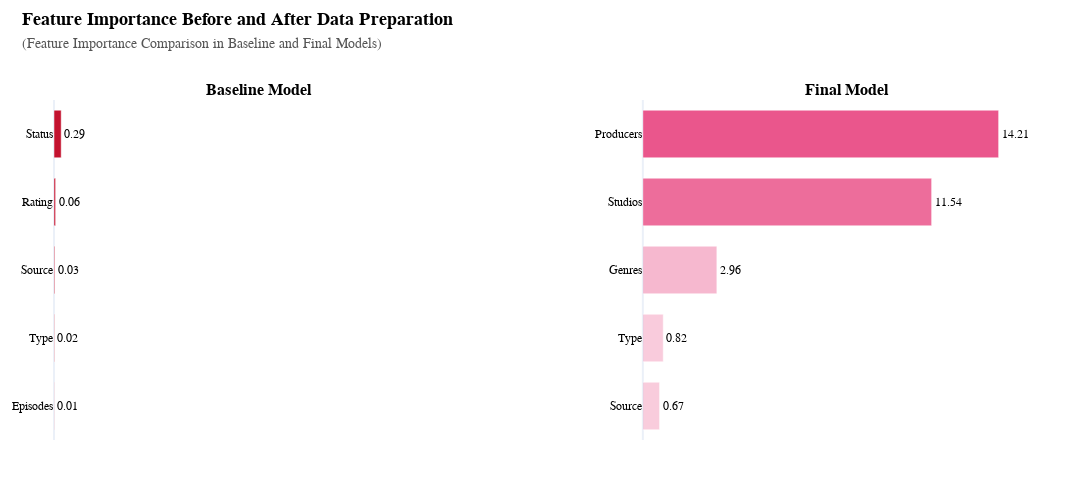

Write notebook code for a chart like this one.
### Markdown cell above
### **2. Feature Importance (based on Linear Regression Coefficients)**

After preprocessing, the model shifts from using weak signals (e.g., *Status*, *Rating*) in the baseline to much stronger and more meaningful features:

- `Producers` and `Studios` become the dominant predictors, showing that production teams carry major influence on anime quality and final scores.
- `Genres`, `Source`, and `Type` also gain importance once properly encoded.
- **Data preparation** unlocks the true predictive power of categorical and multi-label features, giving the final model much clearer and stronger feature signals than the baseline.

### Code cell
# Create Subplot with 1 row, 2 columns
fig = make_subplots(
    rows=1, cols=2,
    subplot_titles=(
        '<b>Baseline Model</b>',
        '<b>Final Model</b>'
    ),
    horizontal_spacing=0.3,
    vertical_spacing=0.1
)

# === FIGURE 1: BASELINE MODEL ===
feature_name = X_train_base.columns.tolist()
coefs_base = model_base.coef_

coef_df_base = pd.DataFrame({
    "feature": feature_name,
    "coef": coefs_base,
})

coef_df_base["abs_coef"] = coef_df_base["coef"].abs()

original_features = ['Genres', 'Type', 'Episodes', 'Status', 'Producers', 
                     'Studios', 'Source', 'Rating', 'Aired Year', 'Aired Month', 'Duration Minutes']

feature_to_original_group_base = {}
for feature in feature_name:
    assigned = False
    for orig_feat in original_features:
        if (feature == orig_feat or 
            feature.startswith(orig_feat + '_') or 
            feature.startswith(orig_feat + '__') or
            orig_feat in feature):
            feature_to_original_group_base[feature] = orig_feat
            assigned = True
            break
    if not assigned:
        feature_to_original_group_base[feature] = "Other"

coef_df_base["original_group"] = coef_df_base["feature"].map(feature_to_original_group_base)
group_importance_base = coef_df_base.groupby("original_group")["abs_coef"].sum().sort_values(ascending=False)
group_importance_df_base = group_importance_base.head(5).reset_index()
group_importance_df_base.columns = ["original_group", "total_importance"]

# Add baseline bar chart
fig.add_trace(
    go.Bar(
        x=group_importance_df_base['total_importance'],
        y=group_importance_df_base['original_group'],
        orientation='h',
        marker=dict(
            color=group_importance_df_base['total_importance'],
            colorscale=[(0, "#f1e6fc"), (0.8, "#76159c"), (1, "#570889")],
            showscale=False,
            line=dict(width=0)
        ),
        name='Baseline',
        hovertemplate='<b>%{y}</b><br>Importance: %{x:.4f}<extra></extra>',
        text=group_importance_df_base['total_importance'].round(3),
        textposition='outside',
        textfont=dict(size=14),
        insidetextanchor='start',
        cliponaxis=False,  
    ),
    row=1, col=1
)

# === FIGURE 2: FINAL MODEL ===
try:
    feature_names = full_pipeline.named_steps["preprocessor"].get_feature_names_out()
except:
    feature_names = np.array([f"feat_{i}" for i in range(X_train_process.shape[1])])

coefs = model.coef_

coef_df_final = pd.DataFrame({
    "feature": feature_names,
    "coef": coefs,
})

coef_df_final["abs_coef"] = coef_df_final["coef"].abs()

feature_to_original_group_final = {}

for feature in feature_names:

    # NEW RULE → Aired Year + Aired Month + SeasonCat → Aired Time Features
    if ("Aired Year" in feature) or ("Aired Month" in feature):
        feature_to_original_group_final[feature] = "Aired Time Features"
        continue

    assigned = False

    # Existing custom rules
    if 'Aired Year_deg' in feature:
        feature_to_original_group_final[feature] = 'Aired Time Features'
        continue

    elif any(x in feature for x in ['Genres_Count', 'Genres__']):
        feature_to_original_group_final[feature] = 'Genres'
        continue

    elif any(x in feature for x in ['Producers_Count', 'Producers__']):
        feature_to_original_group_final[feature] = 'Producers'
        continue

    elif any(x in feature for x in ['Studios_Count', 'Studios__']):
        feature_to_original_group_final[feature] = 'Studios'
        continue

    elif 'Episodes_x_Duration Minutes' in feature:
        feature_to_original_group_final[feature] = 'Episodes, Duration Minutes'
        continue

    elif 'EpisodesCat' in feature:
        feature_to_original_group_final[feature] = 'Episodes'
        continue

    elif 'DurationCat' in feature:
        feature_to_original_group_final[feature] = 'Duration Minutes'
        continue

    elif any(x in feature for x in ['Aired Month_sin', 'Aired Month_cos']):
        feature_to_original_group_final[feature] = 'Aired Time Features'
        continue

    # Fallback rules
    for orig_feat in original_features:
        if (feature == orig_feat or 
            feature.startswith(orig_feat + '_') or 
            feature.startswith(orig_feat + '__') or
            orig_feat in feature):
            feature_to_original_group_final[feature] = orig_feat
            assigned = True
            break

    if not assigned:
        feature_to_original_group_final[feature] = "Other"

coef_df_final["original_group"] = coef_df_final["feature"].map(feature_to_original_group_final)
group_importance_final = coef_df_final.groupby("original_group")["abs_coef"].sum().sort_values(ascending=False)
group_importance_df_final = group_importance_final.head(5).reset_index()
group_importance_df_final.columns = ["original_group", "total_importance"]




# --- 1. CREATE SUBPLOT ---
fig = make_subplots(
    rows=1, cols=2,
    subplot_titles=(
        "<b>Baseline Model</b>", 
        "<b>Final Model</b>"
    ),
    horizontal_spacing=0.18
)

# --- 2. COLOR STRATEGY ---
colors = {
    "Red": "#C3122F",        # Baseline
    "PinkStart": "#ffb6c1",  # Gradient start for Final
    "PinkEnd": "#ea568c",    # Gradient end for Final
    "LightGrey": "#D3D3D3"   # Neutral / Other
}

# --- 3. BASELINE BAR (All Red) ---
fig.add_trace(
    go.Bar(
        x=group_importance_df_base['total_importance'],
        y=group_importance_df_base['original_group'],
        orientation='h',
        marker_color=colors['Red'],
        text=group_importance_df_base['total_importance'].round(2),
        textposition='outside',
        textfont=dict(family="Tahoma", size=12),
        hovertemplate='%{y}<br>Importance: %{x:.2f}<extra></extra>',
        name='Baseline'
    ),
    row=1, col=1
)

# --- 4. FINAL BAR (Gradient Pink) ---
# Normalizing to 0-1 for gradient mapping
vals = group_importance_df_final['total_importance']
norm_vals = (vals - vals.min()) / (vals.max() - vals.min())

final_colors = [f"rgba(234,86,140,{0.3 + 0.7*v})" for v in norm_vals]  # alpha gradient

fig.add_trace(
    go.Bar(
        x=group_importance_df_final['total_importance'],
        y=group_importance_df_final['original_group'],
        orientation='h',
        marker_color=final_colors,
        text=group_importance_df_final['total_importance'].round(2),
        textposition='outside',
        textfont=dict(family="Tahoma", size=12),
        hovertemplate='%{y}<br>Importance: %{x:.2f}<extra></extra>',
        name='Final'
    ),
    row=1, col=2
)

# --- 5. GENERAL LAYOUT ---
fig.update_layout(
    font=dict(family="Tahoma", size=12, color="black"),
    template="plotly_white",
    margin=dict(l=40, r=40, t=100, b=60),
    title=dict(
        text="<b>Feature Importance Before and After Data Preparation</b><br>"
             "<span style='color:#555555; font-size:14px'>(Feature Importance Comparison in Baseline and Final Models)</span>",
        x=0.02, y=0.95,
        font=dict(family="Tahoma", size=18)
    ),
    hovermode="x unified",
    height=500,
    width=1100,
    showlegend=False
)

# --- 6. AXIS SETTINGS ---
max_x = max(group_importance_df_base['total_importance'].max(), 
            group_importance_df_final['total_importance'].max()) * 1.15

fig.update_xaxes(range=[0, max_x], showgrid=False, row=1, col=1, title_text="",showticklabels=False)
fig.update_xaxes(range=[0, max_x], showgrid=False, row=1, col=2, title_text="",showticklabels=False)

fig.update_yaxes(autorange='reversed', tickfont=dict(family="Tahoma", size=12), row=1, col=1)
fig.update_yaxes(autorange='reversed', tickfont=dict(family="Tahoma", size=12), row=1, col=2)

# --- 7. BARGAP ---
fig.update_layout(bargap=0.3)

# --- 8. SHOW FIGURE ---
try:
    save_chart(fig, step="ML_Models", stt="III_2", title="Feature_Importance_Before_After_Data_Preparation")
except Exception as e:
    print(f"⚠️ Could not save chart due to Kaleido error: {e}")
    print("✅ Chart is displayed below regardless.")

fig.show()

### Figure 1 — Plotly figure (JSON) as saved in the notebook; plotly's stock layout.template omitted (floating-point values rounded to 4 significant figures)
{"data": [{"hovertemplate": "%{y}<br>Importance: %{x:.2f}<extra></extra>", "marker": {"color": "#C3122F"}, "name": "Baseline", "orientation": "h", "text": [0.29, 0.06, 0.03, 0.02, 0.01], "textfont": {"family": "Tahoma", "size": 12}, "textposition": "outside", "type": "bar", "x": [0.2873, 0.06339, 0.02954, 0.0167, 0.006594], "xaxis": "x", "y": ["Status", "Rating", "Source", "Type", "Episodes"], "yaxis": "y"}, {"hovertemplate": "%{y}<br>Importance: %{x:.2f}<extra></extra>", "marker": {"color": ["rgba(234,86,140,1.0)", "rgba(234,86,140,0.8616758702888736)", "rgba(234,86,140,0.418300322304178)", "rgba(234,86,140,0.3075819923254146)", "rgba(234,86,140,0.3)"]}, "name": "Final", "orientation": "h", "text": [14.21, 11.54, 2.96, 0.82, 0.67], "textfont": {"family": "Tahoma", "size": 12}, "textposition": "outside", "type": "bar", "x": [14.21, 11.54, 2.958, 0.8154, 0.6687], "xaxis": "x2", "y": ["Producers", "Studios", "Genres", "Type", "Source"], "yaxis": "y2"}], "layout": {"annotations": [{"font": {"size": 16}, "showarrow": false, "text": "<b>Baseline Model</b>", "x": 0.205, "xanchor": "center", "xref": "paper", "y": 1, "yanchor": "bottom", "yref": "paper"}, {"font": {"size": 16}, "showarrow": false, "text": "<b>Final Model</b>", "x": 0.795, "xanchor": "center", "xref": "paper", "y": 1, "yanchor": "bottom", "yref": "paper"}], "bargap": 0.3, "font": {"color": "black", "family": "Tahoma", "size": 12}, "height": 500, "hovermode": "x unified", "margin": {"b": 60, "l": 40, "r": 40, "t": 100}, "showlegend": false, "title": {"font": {"family": "Tahoma", "size": 18}, "text": "<b>Feature Importance Before and After Data Preparation</b><br><span style='color:#555555; font-size:14px'>(Feature Importance Comparison in Baseline and Final Models)</span>", "x": 0.02, "y": 0.95}, "width": 1100, "xaxis": {"anchor": "y", "domain": [0, 0.41], "range": [0, 16.34], "showgrid": false, "showticklabels": false, "title": {"text": ""}}, "xaxis2": {"anchor": "y2", "domain": [0.59, 1], "range": [0, 16.34], "showgrid": false, "showticklabels": false, "title": {"text": ""}}, "yaxis": {"anchor": "x", "autorange": "reversed", "domain": [0, 1], "tickfont": {"family": "Tahoma", "size": 12}}, "yaxis2": {"anchor": "x2", "autorange": "reversed", "domain": [0, 1], "tickfont": {"family": "Tahoma", "size": 12}}}}
